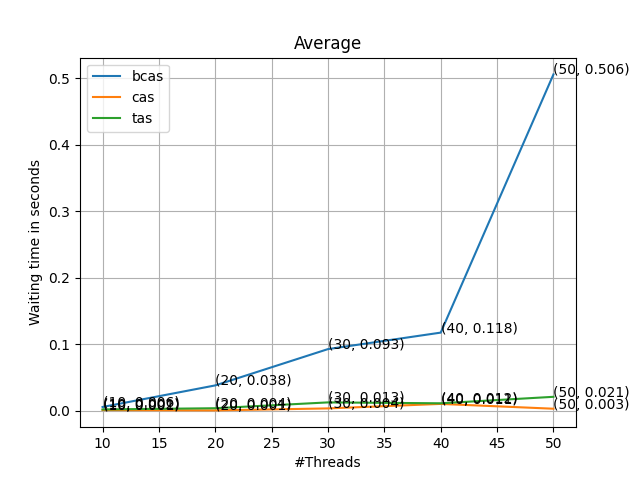

Here is the Python script that generated this plot:
import numpy as np
import pandas as pd
import matplotlib.pyplot as plt

df = pd.read_csv('bcas.csv')
bcas = [q.mean() for q in np.split(np.array(df['avg']), 5)]

df = pd.read_csv('cas.csv')
cas = [q.mean() for q in np.split(np.array(df['avg']), 5)]

df = pd.read_csv('tas.csv')
tas = [q.mean() for q in np.split(np.array(df['avg']), 5)]

plt.plot(range(10, 51, 10), bcas, label = 'bcas')
plt.plot(range(10, 51, 10), cas, label = 'cas')
plt.plot(range(10, 51, 10), tas, label = 'tas')

plt.grid()
plt.legend()
for i in range(10, 51, 10):
    plt.annotate(f'({i}, {bcas[i//10 - 1]:.3f})', (i, bcas[i//10 - 1]))
    plt.annotate(f'({i}, {cas[i//10 - 1]:.3f})', (i, cas[i//10 - 1]))
    plt.annotate(f'({i}, {tas[i//10 - 1]:.3f})', (i, tas[i//10 - 1]))
    
plt.title('Average')
plt.xlabel('#Threads')
plt.ylabel('Waiting time in seconds')
plt.savefig('avg.png')